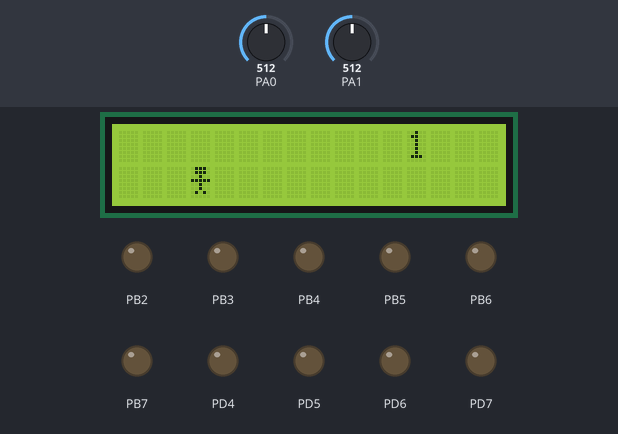
The program below on a simulated ATmega1284P, built with avr-gcc and emulated at 8 MHz. Parts: 16×2 character LCD, output pins drawn as LEDs (lit = HIGH). Wiring (inferred from the names in the program): character LCD (HD44780): RS PB0; E PB1; data PC0, PC1, PC2, PC3, PC4, PC5, PC6, PC7. The inputs (shaded band) are chosen by the test bench; at power-on: PA1 = 512, PA0 = 512. Random numbers use the default seed unless the program sets one; pins used as bus, display or sensor lines are not drawn; what the program prints to the serial monitor is not drawn.

Above: at 1.2 s.
1.3 s: PA1 set to 217
4.3 s: PA1 set to 187
At 6.2 s:
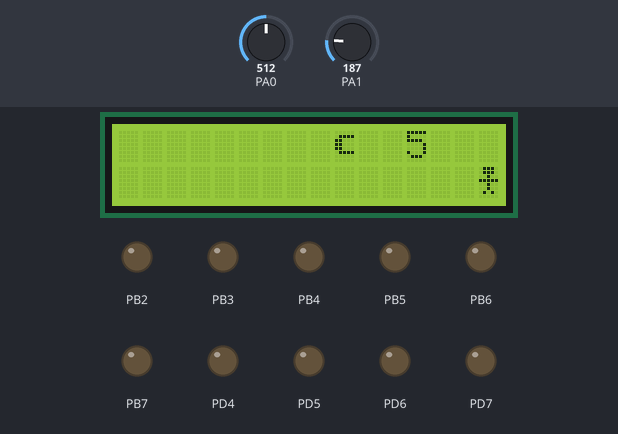
7.3 s: PA0 set to 216
At 9.7 s:
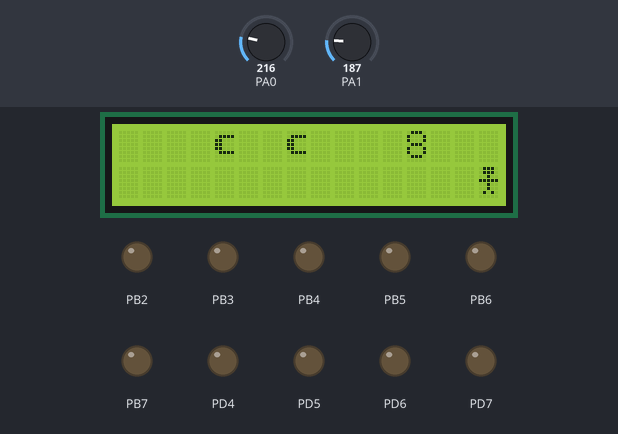
10.3 s: PA0 set to 181
At 11.4 s:
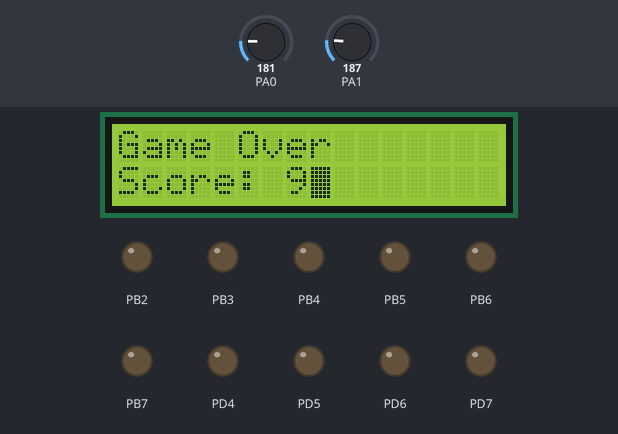
13.3 s: PA0 set to 493
16.3 s: PA0 set to 519
At 24.3 s:
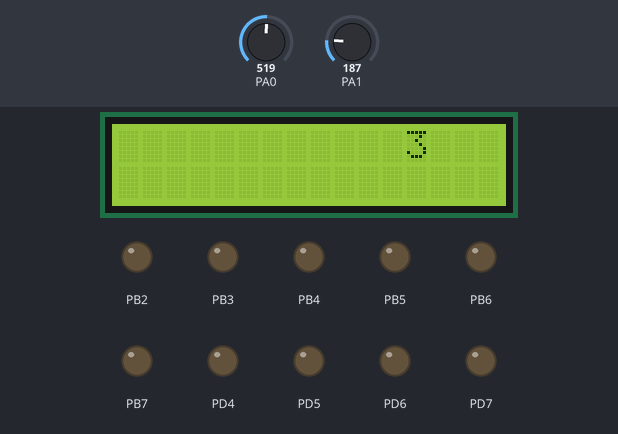

The program:

main.c
```c
#include <avr/io.h>
#include <stdlib.h>
#include <string.h>
#include <stdio.h>
#include <limits.h>

#include "lcd.h"
#include "timer.h"
#include "bit.h"
#include "usart_ATmega1284.h"

#define CUSTOM_PLAYER_CHAR 1
#define BLOCK_CUSTOM_CHAR 2

void ADC_init()
{
	ADCSRA |= (1 << ADEN) | (1 << ADSC);
}

unsigned char LCD[33];

//syntax sugar
char BLOCK = 1;
char PLAYER = 2;
char DIAGONAL_BLOCK = 3;
char SPACE = 32;
char OFFLCD = 34;

//globals
unsigned char playerHitBlock = 0;
short playerScore;
unsigned char JS_TIME = 2;
unsigned char JSTimer = 0;

unsigned char BLOCK_UPDATE_TIME = 5;
unsigned char blockUpdateTimer = 0;

unsigned char BLOCK_GENERATE_TIME = 5;
unsigned char blockGenerateTimer = 0;

unsigned char BLOCK_UPSPEED_TIME = 100;
unsigned char blockUpspeedTimer = 0;


unsigned char playerScoreTimer = 0;
unsigned char PLAYER_SCORE_UPDATE_TIME = 10;


enum JSStates {JSInit, checkJS} JSState;
unsigned char ADC_MUX_LEFT_RIGHT = 0;
unsigned char ADC_MUX_UP_DOWN = 1;
unsigned short ADCUpDown;
unsigned short ADCLeftRight;
unsigned char cursorPosition = 1;
void JSTick()
{
	switch(JSState)
	{
		case JSInit:
			JSState = checkJS;
			break;

		case checkJS:
			JSState = checkJS;
			break;

		default:
			break;
	}
	switch(JSState)
	{
		case JSInit:
			cursorPosition = 1;
			break;

		case checkJS:
			LCD[cursorPosition] = 0;

			ADMUX = ADC_MUX_LEFT_RIGHT;
			ADCSRA |= (1 << ADSC);
			while( ADCSRA & (1 << ADSC) );
			ADCLeftRight = ADC;

			ADMUX = ADC_MUX_UP_DOWN;
			ADCSRA |= (1 << ADSC);
			while( ADCSRA & (1 << ADSC) );
			ADCUpDown = ADC;

			if(ADCUpDown < 200)
			{
				if(cursorPosition >= 17 && cursorPosition < 29)
				{
					cursorPosition -= 16;
				}
			}
			else if(ADCUpDown > 500)
			{
				if(cursorPosition <= 16)
				{
					cursorPosition += 16;
				}
			}
			if(ADCLeftRight < 200)
			{
				if(cursorPosition != 1 && cursorPosition != 17)
				{
					cursorPosition -= 1;
				}
			}

			else if(ADCLeftRight > 500)
			{
				if(cursorPosition != 16 && cursorPosition != 32 && cursorPosition != 13 && cursorPosition != 14 && cursorPosition != 15 && cursorPosition != 16)
				{
					cursorPosition += 1;
				}
			}

			if(LCD[cursorPosition] == BLOCK)
			{
				playerHitBlock = 1;
			}


			LCD[cursorPosition] = PLAYER;
			break;

		default:
			break;
	}
}


enum generateBlocksStates {generateBlocksInit, generateBlocks} generateBlocksState;
unsigned char regularGenerationThreshold = 70;
unsigned char newBlockType;
unsigned char newBlockStartPos;
int randomlyGeneratedInt;
void generateBlocksTick()
{
	switch(generateBlocksState)
	{
		case generateBlocksInit:
		generateBlocksState = generateBlocks;
		break;

		case generateBlocks:
		generateBlocksState = generateBlocks;
		break;

		default:
		break;
	}

	switch(generateBlocksState)
	{
		case generateBlocksInit:
		break;

		case generateBlocks:
		randomlyGeneratedInt = rand();
		randomlyGeneratedInt = randomlyGeneratedInt % 2;
		if(randomlyGeneratedInt == 0)
		{
			if(LCD[29] != BLOCK)
			{
				newBlockStartPos = 13;
			}
			else
			{
				break;
			}
		}
		else
		{
			//if(LCD[16] != BLOCK)
			//{
				newBlockStartPos = 32;
			//}
			//else
			//{
				//break;
			//}
		}

		randomlyGeneratedInt = rand();
		randomlyGeneratedInt = randomlyGeneratedInt % 100;

		if(randomlyGeneratedInt > regularGenerationThreshold)
		{
			LCD[newBlockStartPos] = BLOCK;
		}
		break;

		default:
		break;
	}
}


enum updateBlocksStates {updateBlocksInit, updateBlocks} updateBlocksState;

void updateBlocksTick()
{
	switch(updateBlocksState)
	{
		case updateBlocksInit:
			updateBlocksState = updateBlocks;
			break;

		case updateBlocks:
			updateBlocksState = updateBlocks;
			break;

		default:
			break;
	}
	switch(updateBlocksState)
	{
		case updateBlocksInit:
			break;

		case updateBlocks:


			for(int cell = 1; cell <= 32; ++cell)
			{

				if(LCD[cell] == BLOCK)
				{
					LCD[cell] = 0;
					if(cell != 1 && cell != 17)
					{
						if(LCD[cell - 1] == PLAYER)
						{
							playerHitBlock= 1;
						}
						//else
						//{
							//playerHitBlock = 0;
						//}
						LCD[cell - 1] = BLOCK;
					}
				}
			}
			break;

		default:
			break;
	}
}


enum LCDUpdateStates {LCDUpdateInit, updateLCD} LCDUpdateState;
char playerScoreStr[4];
void updateLCDTick()
{
	switch(LCDUpdateState)
	{
		case LCDUpdateInit:
		LCDUpdateState = updateLCD;
		break;

		case updateLCD:
		LCDUpdateState = updateLCD;
		break;

		default:
		break;
	}
	switch(LCDUpdateState)
	{
		case LCDUpdateInit:
		break;

		case updateLCD:


		for(int cell = 1; cell <= 12; ++cell)
		{
			LCD_Cursor(cell);
			if(LCD[cell] == PLAYER)
			{
				LCD_WriteData(CUSTOM_PLAYER_CHAR);
			}
			else if(LCD[cell] == BLOCK)
			{
				LCD_WriteData(BLOCK_CUSTOM_CHAR);
			}
			else
			{
				LCD_WriteData(SPACE);
			}
		}

		for(int cell = 17; cell <= 32; ++cell)
		{
			LCD_Cursor(cell);
			if(LCD[cell] == PLAYER)
			{
				LCD_WriteData(CUSTOM_PLAYER_CHAR);
			}
			else if(LCD[cell] == BLOCK)
			{
				LCD_WriteData(BLOCK_CUSTOM_CHAR);
			}
			else
			{
				LCD_WriteData(SPACE);
			}
		}

		LCD_Cursor(OFFLCD);

		if(playerHitBlock)
		{
			JSState = JSInit;
			generateBlocksState = generateBlocksInit;
			updateBlocksState = updateBlocksInit;
			LCDUpdateState = LCDUpdateInit;

			JS_TIME = 2;
			JSTimer = 0;

			BLOCK_UPDATE_TIME = 5;
			blockUpdateTimer = 0;

			BLOCK_GENERATE_TIME = 5;
			blockGenerateTimer = 0;

			BLOCK_UPSPEED_TIME = 100;
			blockUpspeedTimer = 0;

			playerScoreTimer = 0;
			PLAYER_SCORE_UPDATE_TIME = 10;
			cursorPosition = 1;

			itoa(playerScore, playerScoreStr, 10);
			LCD_DisplayString(1, "Game Over");
			LCD_DisplayString_M(17, "Score: ");
			LCD_DisplayString_M( 24, playerScoreStr);


			playerHitBlock = 0;

			//https://www.electronicwings.com/avr-atmega/hc-05-bluetooth-module-interfacing-with-atmega1632

					int j;
					//if(playerScore < 10)
					//{
						//j = 1;
					//}
					//else if(playerScore < 100)
					//{
						//j =2;
					//}
					//else if(playerScore<1000)
					//{
						//
						//j=3;
					//}
					//else
					//{
						//
						//j=4;
					//}
					j=4;
					for(int i =0;i<j;++i)
					{
						//if (USART_IsSendReady(0))
						//{
							USART_Send(playerScoreStr[i], 0);
						//}
					}

				//if (USART_IsSendReady(0))
										//{
					//USART_Send('X', 0);
										//}
			//	}
			delay_ms(5000);
			playerScore = 0;

					for(int cell = 1; cell <= 32; ++cell)
					{
						LCD[cell] = 0;
					}
			break;
		}

		break;

		default:
		break;
	}
}


//custom characters reference:
//https://www.electronicwings.com/avr-atmega/lcd-custom-character-display-using-atmega-16-32-
 void LCDBuildChar(unsigned char loc, unsigned char *p)
 {
	 unsigned char i;
	 if(loc<8) //If valid address
	 {
		 LCD_WriteCommand(0x40+(loc*8)); //Write to CGRAM
		 for(i=0;i<8;i++)
		 {


		 LCD_WriteData(p[i]); //Write the character pattern to CGRAM
		 }
	 }

	 LCD_WriteCommand(0x80); //shift back to DDRAM location 0
 }


int main(void)
{
	//custom characters reference:
	//https://www.electronicwings.com/avr-atmega/lcd-custom-character-display-using-atmega-16-32-

	unsigned char customPlayer[8] = {0b00001110,
									 0b00001110,
									 0b00000100,
									 0b00011111,
									 0b00000100,
									 0b00000100,
									 0b00001010,
									 0b00000000};

unsigned char customBlock[8] = {0b00000000,
								0b00001111,
								0b00011000,
								0b00111000,
								0b00011000,
								0b00001111,
								0b00000000,
								0b00000000};


	DDRD = 0xF0; PORTD = 0x0F;

	//DDRD = 0xFF; PORTD = 0x00;
	DDRB = 0xFF; PORTB = 0x00;
	DDRA = 0x00; PORTA = 0xFF;
	DDRC = 0xFF; PORTC = 0x00;

	LCD_init();
	LCDBuildChar(1, customPlayer);
	LCDBuildChar(2, customBlock);

	initUSART(0);
	ADC_init();
	TimerSet(100);
	TimerOn();
	srand(42);

	while (1)
    {


		if(JSTimer == JS_TIME)
		{
			JSTick();
			JSTimer = 0;
		}
		else
		{
			++JSTimer;
		}

		if(blockGenerateTimer == BLOCK_GENERATE_TIME)
		{
			generateBlocksTick();
			blockGenerateTimer = 0;
		}
		else
		{
			++blockGenerateTimer;
		}

		if(blockUpdateTimer > BLOCK_UPDATE_TIME)
		{
			updateBlocksTick();
			blockUpdateTimer = 0;
		}
		else
		{
			++blockUpdateTimer;
		}


		if(blockUpspeedTimer == BLOCK_UPSPEED_TIME)
		{
			if(BLOCK_UPDATE_TIME > 1)
			{
				--BLOCK_UPDATE_TIME;
			}

			blockUpspeedTimer = 0;
		}
		else
		{
			++blockUpspeedTimer;
		}

		if(playerScoreTimer == PLAYER_SCORE_UPDATE_TIME)
		{

			++playerScore;
			itoa(playerScore, playerScoreStr, 10);
			LCD_DisplayString_M( 13, playerScoreStr );
			playerScoreTimer = 0;
		}
		else
		{
			++playerScoreTimer;
		}


		updateLCDTick();
						//if (USART_IsSendReady(0))
						//{
							//USART_Send("HELLO", 0);
						//}
		while (!TimerFlag){}
		TimerFlag = 0;
    }
}
```

bit.h
```c
// Permission to copy is granted provided that this header remains intact.
// This software is provided with no warranties.

////////////////////////////////////////////////////////////////////////////////

#ifndef BIT_H
#define BIT_H

////////////////////////////////////////////////////////////////////////////////
//Functionality - Sets bit on a PORTx
//Parameter: Takes in a uChar for a PORTx, the pin number and the binary value
//Returns: The new value of the PORTx
unsigned char SetBit(unsigned char pin, unsigned char number, unsigned char bin_value)
{
	return (bin_value ? pin | (0x01 << number) : pin & ~(0x01 << number));
}

////////////////////////////////////////////////////////////////////////////////
//Functionality - Gets bit from a PINx
//Parameter: Takes in a uChar for a PINx and the pin number
//Returns: The value of the PINx
unsigned char GetBit(unsigned char port, unsigned char number)
{
	return ( port & (0x01 << number) );
}

#endif //BIT_H
```

timer.h
```c
// Permission to copy is granted provided that this header remains intact.
// This software is provided with no warranties.

////////////////////////////////////////////////////////////////////////////////

#ifndef TIMER_H
#define TIMER_H

#include <avr/interrupt.h>

volatile unsigned char TimerFlag = 0; // TimerISR() sets this to 1. C programmer should clear to 0.

// Internal variables for mapping AVR's ISR to our cleaner TimerISR model.
unsigned long _avr_timer_M = 1; // Start count from here, down to 0. Default 1ms
unsigned long _avr_timer_cntcurr = 0; // Current internal count of 1ms ticks

// Set TimerISR() to tick every M ms
void TimerSet(unsigned long M) {
	_avr_timer_M = M;
	_avr_timer_cntcurr = _avr_timer_M;
}

void TimerOn() {
	// AVR timer/counter controller register TCCR1
	TCCR1B 	= 0x0B;	// bit3 = 1: CTC mode (clear timer on compare)
					// bit2bit1bit0=011: prescaler /64
					// 00001011: 0x0B
					// SO, 8 MHz clock or 8,000,000 /64 = 125,000 ticks/s
					// Thus, TCNT1 register will count at 125,000 ticks/s

	// AVR output compare register OCR1A.
	OCR1A 	= 125;	// Timer interrupt will be generated when TCNT1==OCR1A
					// We want a 1 ms tick. 0.001 s * 125,000 ticks/s = 125
					// So when TCNT1 register equals 125,
					// 1 ms has passed. Thus, we compare to 125.
					// AVR timer interrupt mask register

	TIMSK1 	= 0x02; // bit1: OCIE1A -- enables compare match interrupt

	//Initialize avr counter
	TCNT1 = 0;

	// TimerISR will be called every _avr_timer_cntcurr milliseconds
	_avr_timer_cntcurr = _avr_timer_M;

	//Enable global interrupts
	SREG |= 0x80;	// 0x80: 1000000
}

void TimerOff() {
	TCCR1B 	= 0x00; // bit3bit2bit1bit0=0000: timer off
}

void TimerISR() {
	TimerFlag = 1;
}

// In our approach, the C programmer does not touch this ISR, but rather TimerISR()
ISR(TIMER1_COMPA_vect)
{
	// CPU automatically calls when TCNT0 == OCR0 (every 1 ms per TimerOn settings)
	_avr_timer_cntcurr--; 			// Count down to 0 rather than up to TOP
	if (_avr_timer_cntcurr == 0) { 	// results in a more efficient compare
		TimerISR(); 				// Call the ISR that the user uses
		_avr_timer_cntcurr = _avr_timer_M;
	}
}

#endif //TIMER_H
```

usart_ATmega1284.h
```c
// Permission to copy is granted provided that this header remains intact.
// This software is provided with no warranties.

////////////////////////////////////////////////////////////////////////////////

#ifndef USART_1284_H
#define USART_1284_H

// USART Setup Values
#define F_CPU 8000000UL // Assume uC operates at 8MHz
#define BAUD_RATE 9600
#define BAUD_PRESCALE (((F_CPU / (BAUD_RATE * 16UL))) - 1)

////////////////////////////////////////////////////////////////////////////////
//Functionality - Initializes TX and RX on PORT D
//Parameter: usartNum specifies which USART is being initialized
//			 If usartNum != 1, default to USART0
//Returns: None
void initUSART(unsigned char usartNum)
{
	if (usartNum != 1) {
		// Turn on the reception circuitry of USART0
		// Turn on receiver and transmitter
		// Use 8-bit character sizes
		UCSR0B |= (1 << RXEN0)  | (1 << TXEN0);
		UCSR0C |= (1 << UCSZ00) | (1 << UCSZ01);
		// Load lower 8-bits of the baud rate value into the low byte of the UBRR0 register
		UBRR0L = BAUD_PRESCALE;
		// Load upper 8-bits of the baud rate value into the high byte of the UBRR0 register
		UBRR0H = (BAUD_PRESCALE >> 8);
	}
	else {
		// Turn on the reception circuitry for USART1
		// Turn on receiver and transmitter
		// Use 8-bit character sizes
		UCSR1B |= (1 << RXEN1)  | (1 << TXEN1);
		UCSR1C |= (1 << UCSZ10) | (1 << UCSZ11);
		// Load lower 8-bits of the baud rate value into the low byte of the UBRR1 register
		UBRR1L = BAUD_PRESCALE;
		// Load upper 8-bits of the baud rate value into the high byte of the UBRR1 register
		UBRR1H = (BAUD_PRESCALE >> 8);
	}
}
////////////////////////////////////////////////////////////////////////////////
//Functionality - checks if USART is ready to send
//Parameter: usartNum specifies which USART is checked
//Returns: 1 if true else 0
unsigned char USART_IsSendReady(unsigned char usartNum)
{
	return (usartNum != 1) ? (UCSR0A & (1 << UDRE0)) : (UCSR1A & (1 << UDRE1));
}
////////////////////////////////////////////////////////////////////////////////
//Functionality - checks if USART has successfully transmitted data
//Parameter: usartNum specifies which USART is being checked
//Returns: 1 if true else 0
unsigned char USART_HasTransmitted(unsigned char usartNum)
{
	return (usartNum != 1) ? (UCSR0A & (1 << TXC0)) : (UCSR1A & (1 << TXC1));
}
////////////////////////////////////////////////////////////////////////////////
// **** WARNING: THIS FUNCTION BLOCKS MULTI-TASKING; USE WITH CAUTION!!! ****
//Functionality - checks if USART has recieved data
//Parameter: usartNum specifies which USART is checked
//Returns: 1 if true else 0
unsigned char USART_HasReceived(unsigned char usartNum)
{
	return (usartNum != 1) ? (UCSR0A & (1 << RXC0)) : (UCSR1A & (1 << RXC1));
}
////////////////////////////////////////////////////////////////////////////////
//Functionality - Flushes the data register
//Parameter: usartNum specifies which USART is flushed
//Returns: None
void USART_Flush(unsigned char usartNum)
{
	static unsigned char dummy;
	if (usartNum != 1) {
		while ( UCSR0A & (1 << RXC0) ) { dummy = UDR0; }
	}
	else {
		while ( UCSR1A & (1 << RXC1) ) { dummy = UDR1; }
	}
}
////////////////////////////////////////////////////////////////////////////////
// **** WARNING: THIS FUNCTION BLOCKS MULTI-TASKING; USE WITH CAUTION!!! ****
//Functionality - Sends an 8-bit char value
//Parameter: Takes a single unsigned char value
//			 usartNum specifies which USART will send the char
//Returns: None
void USART_Send(unsigned char sendMe, unsigned char usartNum)
{
	if (usartNum != 1) {
		while( !(UCSR0A & (1 << UDRE0)) );
		UDR0 = sendMe;
	}
	else {
		while( !(UCSR1A & (1 << UDRE1)) );
		UDR1 = sendMe;
	}
}
////////////////////////////////////////////////////////////////////////////////
// **** WARNING: THIS FUNCTION BLOCKS MULTI-TASKING; USE WITH CAUTION!!! ****
//Functionality - receives an 8-bit char value
//Parameter: usartNum specifies which USART is waiting to receive data
//Returns: Unsigned char data from the receive buffer
unsigned char USART_Receive(unsigned char usartNum)
{
	if (usartNum != 1) {
		while ( !(UCSR0A & (1 << RXC0)) ); // Wait for data to be received
		return UDR0; // Get and return received data from buffer
	}
	else {
		while ( !(UCSR1A & (1 << RXC1)) );
		return UDR1;
	}
}

#endif USART_1284_H
```

lcd.h
```c
// Permission to copy is granted provided that this header remains intact.
// This software is provided with no warranties.

#ifndef LCD_H
#define LCD_H

#include <stdio.h>

#define SET_BIT(p,i) ((p) |= (1 << (i)))
#define CLR_BIT(p,i) ((p) &= ~(1 << (i)))
#define GET_BIT(p,i) ((p) & (1 << (i)))

/*-------------------------------------------------------------------------*/

#define DATA_BUS PORTC		// port connected to pins 7-14 of LCD display
#define CONTROL_BUS PORTB	// port connected to pins 4 and 6 of LCD disp.
#define RS 0				// pin number of uC connected to pin 4 of LCD disp.
#define E 1					// pin number of uC connected to pin 6 of LCD disp.

/*-------------------------------------------------------------------------*/

void delay_ms(int miliSec) { //for 8 Mhz crystal
	int i,j;
	for(i=0;i<miliSec;i++) {
		for(j=0;j<775;j++) {
			asm("nop");
		}
	}
}

/*-------------------------------------------------------------------------*/

void LCD_WriteCommand (unsigned char Command) {
	CLR_BIT(CONTROL_BUS,RS);
	DATA_BUS = Command;
	SET_BIT(CONTROL_BUS,E);
	asm("nop");
	CLR_BIT(CONTROL_BUS,E);
	delay_ms(2); // ClearScreen requires 1.52ms to execute
}

void LCD_ClearScreen(void) {
	LCD_WriteCommand(0x01);
}

void LCD_init(void) {
	delay_ms(100); //wait for 100 ms for LCD to power up
	LCD_WriteCommand(0x38);
	LCD_WriteCommand(0x06);
	LCD_WriteCommand(0x0f);
	LCD_WriteCommand(0x01);
	delay_ms(10);
}

void LCD_WriteData(unsigned char Data) {
	SET_BIT(CONTROL_BUS,RS);
	DATA_BUS = Data;
	SET_BIT(CONTROL_BUS,E);
	asm("nop");
	CLR_BIT(CONTROL_BUS,E);
	delay_ms(1);
}

void LCD_Cursor(unsigned char column) {
	if ( column < 17 ) { // 16x2 LCD: column < 17; 16x1 LCD: column < 9
		LCD_WriteCommand(0x80 + column - 1);
		} else { // 6x2 LCD: column - 9; 16x1 LCD: column - 1
		LCD_WriteCommand(0xB8 + column - 9);
	}
}

void LCD_DisplayString( unsigned char column, const unsigned char* string) {
	LCD_ClearScreen();
	unsigned char c = column;
	while(*string) {
		LCD_Cursor(c++);
		LCD_WriteData(*string++);
	}
}


void LCD_DisplayString_M( unsigned char column, const unsigned char* string) {
	//LCD_ClearScreen();
	unsigned char c = column;
	while(*string) {
		LCD_Cursor(c++);
		LCD_WriteData(*string++);
	}
}

#endif // LCD_H
```

Measured:
- the behaviour switches between 200 and 199 on PA1 (found by bisection; images 0 and 1)
- the behaviour switches between 200 and 199 on PA0 (found by bisection; images 2 and 3)
- the behaviour switches between 500 and 501 on PA0 (found by bisection; images 3 and 4)
- what the display in image 1 shows lasts 0.7 s, from 5.7 s to 6.4 s
- what the display in image 3 shows lasts 2.6 s, from 10.6 s to 13.2 s
